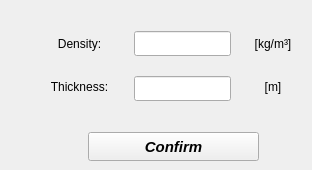
      <widget class="QWidget" name="tab_6">
       <attribute name="title">
        <string>Insulation</string>
       </attribute>
       <widget class="QWidget" name="verticalLayoutWidget_19">
        <property name="geometry">
         <rect>
          <x>134</x>
          <y>22</y>
          <width>97</width>
          <height>89</height>
         </rect>
        </property>
        <layout class="QVBoxLayout" name="verticalLayout_19">
         <property name="spacing">
          <number>11</number>
         </property>
         <item>
          <widget class="QLineEdit" name="lineEdit_InsulationDensity">
           <property name="minimumSize">
            <size>
             <width>0</width>
             <height>25</height>
            </size>
           </property>
           <property name="maximumSize">
            <size>
             <width>16777215</width>
             <height>25</height>
            </size>
           </property>
           <property name="font">
            <font>
             <family>Arial</family>
             <pointsize>11</pointsize>
             <weight>75</weight>
             <italic>true</italic>
             <bold>true</bold>
            </font>
           </property>
           <property name="styleSheet">
            <string notr="true">color: rgb(255, 0, 0);</string>
           </property>
           <property name="alignment">
            <set>Qt::AlignCenter</set>
           </property>
          </widget>
         </item>
         <item>
          <widget class="QLineEdit" name="lineEdit_InsulationThickness">
           <property name="minimumSize">
            <size>
             <width>0</width>
             <height>25</height>
            </size>
           </property>
           <property name="maximumSize">
            <size>
             <width>16777215</width>
             <height>25</height>
            </size>
           </property>
           <property name="font">
            <font>
             <family>Arial</family>
             <pointsize>11</pointsize>
             <weight>75</weight>
             <italic>true</italic>
             <bold>true</bold>
            </font>
           </property>
           <property name="focusPolicy">
            <enum>Qt::StrongFocus</enum>
           </property>
           <property name="styleSheet">
            <string notr="true">color: rgb(255, 0, 0);</string>
           </property>
           <property name="alignment">
            <set>Qt::AlignCenter</set>
           </property>
          </widget>
         </item>
        </layout>
       </widget>
       <widget class="QWidget" name="verticalLayoutWidget_21">
        <property name="geometry">
         <rect>
          <x>248</x>
          <y>22</y>
          <width>55</width>
          <height>89</height>
         </rect>
        </property>
        <layout class="QVBoxLayout" name="verticalLayout_21">
         <item>
          <widget class="QLabel" name="label_37">
           <property name="minimumSize">
            <size>
             <width>50</width>
             <height>30</height>
            </size>
           </property>
           <property name="maximumSize">
            <size>
             <width>50</width>
             <height>30</height>
            </size>
           </property>
           <property name="text">
            <string>[kg/m³]</string>
           </property>
           <property name="alignment">
            <set>Qt::AlignCenter</set>
           </property>
          </widget>
         </item>
         <item>
          <widget class="QLabel" name="label_38">
           <property name="minimumSize">
            <size>
             <width>50</width>
             <height>30</height>
            </size>
           </property>
           <property name="maximumSize">
            <size>
             <width>50</width>
             <height>30</height>
            </size>
           </property>
           <property name="text">
            <string>[m]</string>
           </property>
           <property name="alignment">
            <set>Qt::AlignCenter</set>
           </property>
          </widget>
         </item>
        </layout>
       </widget>
       <widget class="QWidget" name="verticalLayoutWidget_20">
        <property name="geometry">
         <rect>
          <x>40</x>
          <y>22</y>
          <width>79</width>
          <height>87</height>
         </rect>
        </property>
        <layout class="QVBoxLayout" name="verticalLayout_20">
         <item>
          <widget class="QLabel" name="label_35">
           <property name="minimumSize">
            <size>
             <width>0</width>
             <height>30</height>
            </size>
           </property>
           <property name="maximumSize">
            <size>
             <width>16777215</width>
             <height>30</height>
            </size>
           </property>
           <property name="text">
            <string>Density:</string>
           </property>
           <property name="alignment">
            <set>Qt::AlignCenter</set>
           </property>
          </widget>
         </item>
         <item>
          <widget class="QLabel" name="label_36">
           <property name="minimumSize">
            <size>
             <width>0</width>
             <height>30</height>
            </size>
           </property>
           <property name="maximumSize">
            <size>
             <width>16777215</width>
             <height>30</height>
            </size>
           </property>
           <property name="text">
            <string>Thickness:</string>
           </property>
           <property name="alignment">
            <set>Qt::AlignCenter</set>
           </property>
          </widget>
         </item>
        </layout>
       </widget>
       <widget class="QPushButton" name="pushButton_confirm_pipe_2">
        <property name="geometry">
         <rect>
          <x>88</x>
          <y>132</y>
          <width>171</width>
          <height>29</height>
         </rect>
        </property>
        <property name="font">
         <font>
          <family>Arial</family>
          <pointsize>11</pointsize>
          <weight>75</weight>
          <italic>true</italic>
          <bold>true</bold>
         </font>
        </property>
        <property name="text">
         <string>Confirm</string>
        </property>
       </widget>
      </widget>
